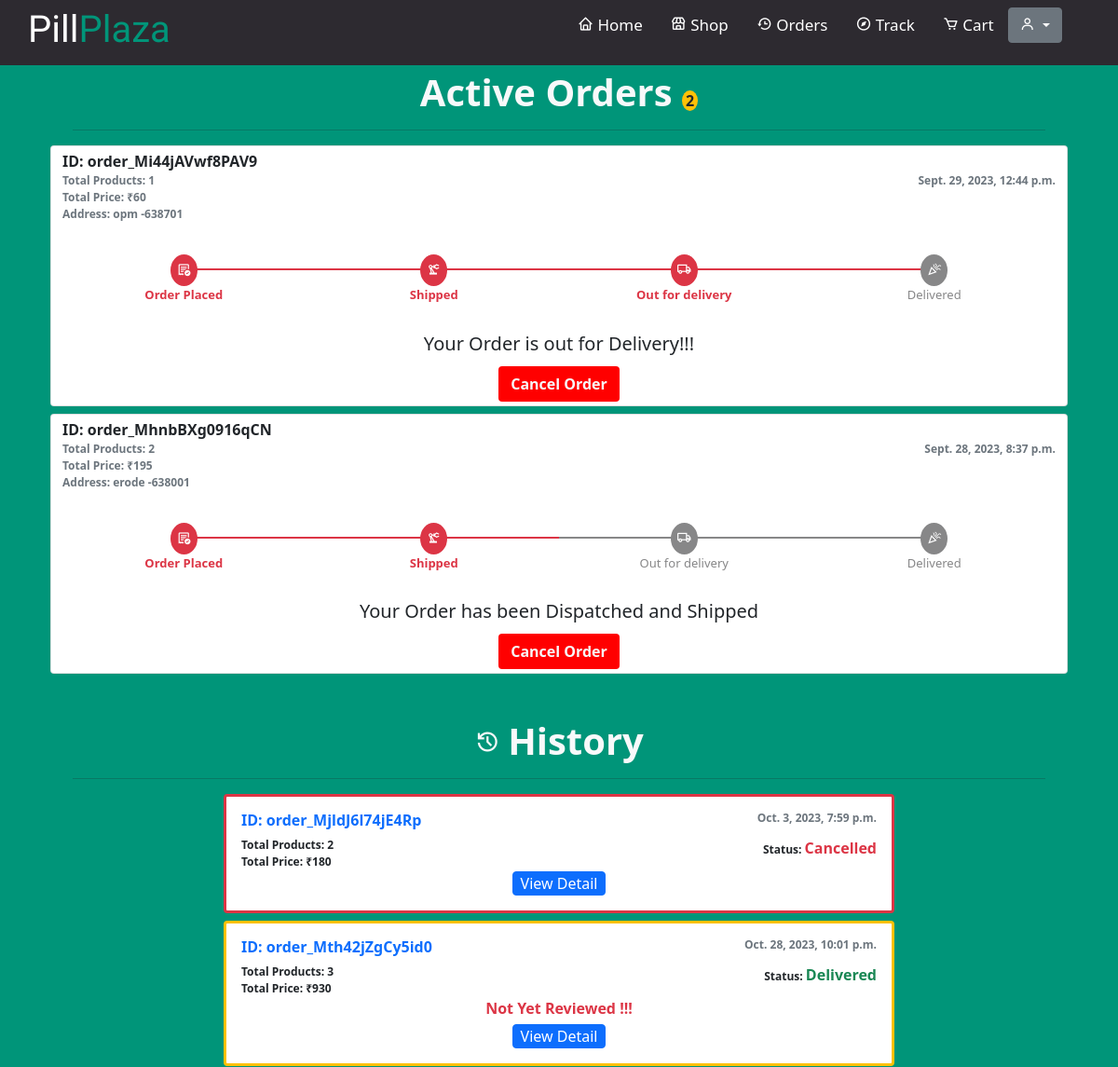
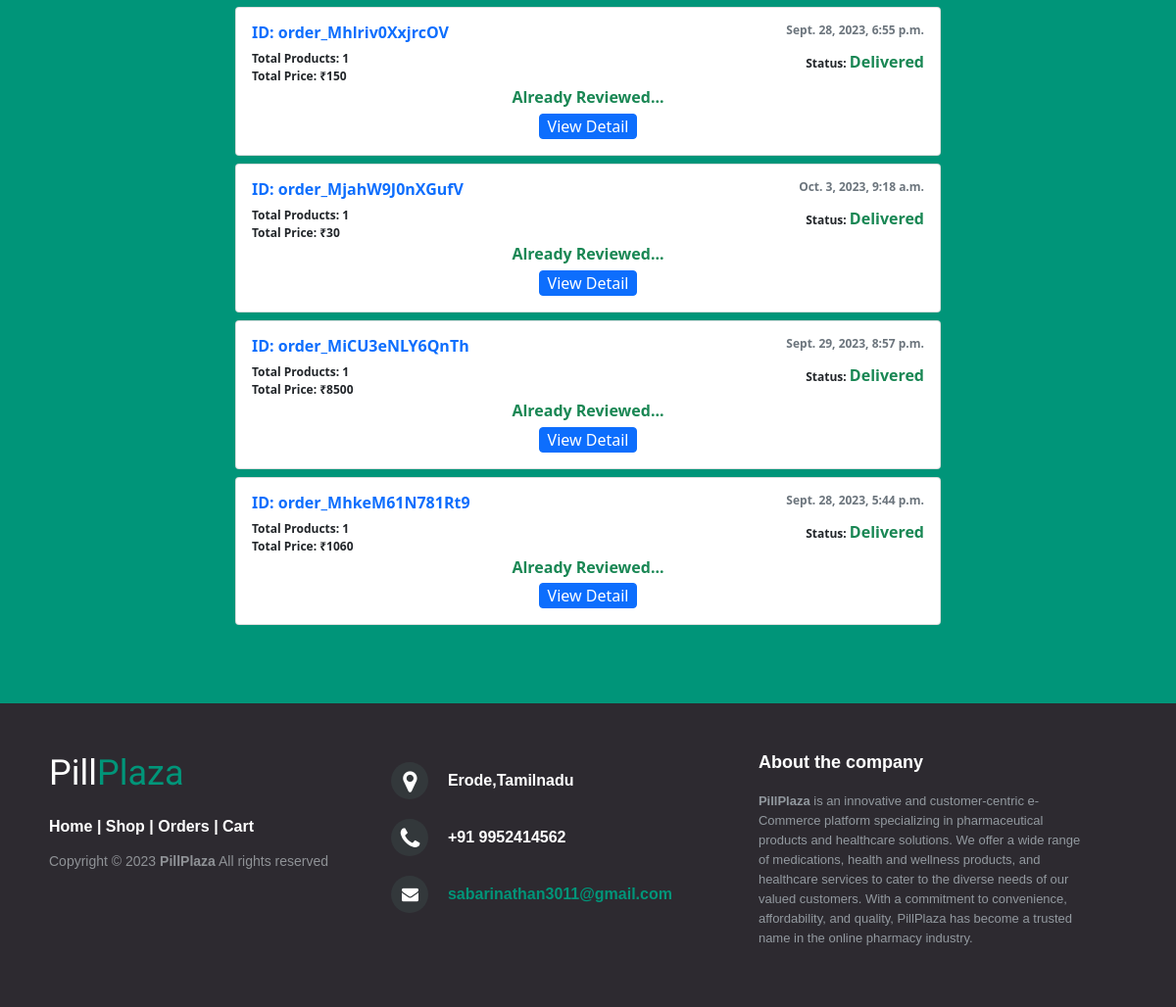
Page /orders/ (signed in) on the committed database (2 pictures, top to bottom).
### app/models.py (models this page shows)
class Orders(models.Model):
    statusoption=(
        (1,'Active'),
        (2,'Dispatched'),
        (3,'Out For Delivery'),
        (4,'Delivered'),
        (5,'Declined')
    )
    user=models.ForeignKey(User, on_delete=models.CASCADE)
    orderid=models.CharField(max_length=100)
    totalprice=models.IntegerField(null=False,blank=False)
    totalproducts=models.IntegerField(null=False,blank=False)
    status=models.IntegerField(choices=statusoption,default=1,null=False,blank=False)
    address=models.TextField(max_length=300,null=False,blank=False)
    pincode=models.CharField(max_length=6,null=False,blank=False)
    contact=models.CharField(max_length=10,null=False,blank=False)
    created_at=models.DateTimeField(auto_now_add=True)
    updated_at=models.DateTimeField(auto_now=True)
    review=models.BooleanField(default=False)
    class Meta:
        ordering =('-updated_at',)
        verbose_name = "Order"
        verbose_name_plural = "Orders"

### app/views.py (the view)
# urls.py: path('orders/',views.order),
def order(req):
    if req.user.is_authenticated :
        order=Orders.objects.filter(user=req.user).exclude(status=4).exclude(status=5)
        previous=Orders.objects.filter(user=req.user).exclude(status=1).exclude(status=2).exclude(status=3)
        return render(req,"orders.html",{"order" : order,"previous" : previous,"ordercount" : order.count(),"pcount":previous.count()})
    return render(req,"orders.html")

### app/templates/orders.html (shortened to what this page needs)
<!DOCTYPE html>
{% extends 'base.html' %}
{% load static %}
{% block content %}
<html lang="en">
<head>
    <link href="https://cdn.jsdelivr.net/npm/bootstrap@5.3.2/dist/css/bootstrap.min.css" rel="stylesheet">
    <link href="https://cdn.jsdelivr.net/npm/bootstrap@5.0.2/dist/css/bootstrap.min.css" rel="stylesheet">
    <link rel="stylesheet" href="{% static 'css/orders.css'%}">
</head>
<body class="" style="background-color :#009579">
    <div class="container-sm " style="background-color :#009579" id="opener">
        {% if user.is_authenticated %}
        <div class="container">
            <h1 class="text-center text-light fw-bold ">Active Orders
                <span class="rounded-circle bg-warning fs-6 px-1 text-dark"> {{ordercount}}</span>
            </h1>
        <hr class="text-dark">
        </div>
        {% if  ordercount == 0 %}
        <div class="bg-light p-2 rounded-pill w-100 my-2 container text-center">
            <h4>No Active Orders</h4>
            <a href="/shop" class="btn btn-primary" type="button">Shop Now</a>
        </div>
        {% else %}
        {% for i in order %}
        <a href="/invoice/{{i.orderid}}" class="text-decoration-none" >
            <div class="card card-timeline px-2 rounded-6 w-100 my-2 ">
                <div class="p-1">
                    <p class="fw-bold m-0">ID: {{i.orderid}}</p>
                    <p class="fw-bold text-secondary m-0 float-sm-end"  style="font-size:12px;">{{i.created_at}}</p>
                    <p class="fw-bold text-secondary m-0  "  style="font-size:12px;">Total Products: {{i.totalproducts}}</p>
                    <p class="fw-bold text-secondary m-0 "  style="font-size:12px;">Total Price: &#8377;{{i.totalprice}}</p>
                <p class="fw-bold text-secondary m-0 "  style="font-size:12px;">Address: {{i.address}} -{{i.pincode}}</p>
            </div>
            <ul class="bs4-order-tracking">
                <li class="step
                            {% if i.status > 0%}
                            active
                            {% endif %}
                ">
                    <div>
                        <i class="bi bi-truck"><span class="material-symbols-outlined text-center pt-2 fs-6">
                            </span></i>
                    </div> Order Placed
                </li>
                    <li class="step {% if i.status > 1%}
                        active
                        {% endif %}">
                        <div><i class="">
                            <span class="material-symbols-outlined text-center pt-2 fs-6">
                            </span>
                        </i>
                    </div>Shipped</li> <li class="step {% if i.status > 2 %}
                        active
                        {% endif %}">
                        <div>
                            <i class="bi bi-truck"><span class="material-symbols-outlined text-center pt-2 fs-6">
                            </span></i>
                        </div> Out for delivery </li>
                        <li class="step "> <div>
                                <i class="fas  "><span class="material-symbols-outlined text-center pt-2 fs-6">
                                </span></i></div> Delivered </li>
                            </ul>
                            <h5 class="text-center">
                                {% if i.status == 1 %} Your Order has been Placed successfully
                                {% elif i.status == 2 %}
                                Your Order has been Dispatched and Shipped
                            {% elif i.status == 3 %}
Your Order is out for Delivery!!!
                            {% endif %}
                        </h5>
                        <form action="/cancel/" method="post" class="text-center">
                            <button  class="btn mx-auto my-1 text-light fw-bold" type="submit" style="background-color: red;">Cancel Order</button>
                        </form>
                    </div>
                </a>
                    {% endfor %}
                    {% endif %}
                    {% if pcount > 0 %}
                    <div class="container">
                        <h1 class="text-center text-light fw-bold mt-5">
                            <span class="material-symbols-outlined me-2 fs-3">
                            </span>History
                        </h1>
                        <hr class="text-dark">
                    </div>
                    {% for i in previous %}
                    <a href="/invoice/{{i.orderid}}" class="text-decoration-none" >
                    <div class="card mx-auto my-2
                    {% if not i.review and i.status != 5%}
                    border-3 border-warning
                    {% elif i.status == 5%}
                    border-3 border-danger
                    {% endif %}
         " style="max-width:90vh">
                        <div class="card-body">
                          <h6 class="card-title fw-bold">ID: {{i.orderid}}
                            <p class="fw-bold text-secondary m-0 float-end"  style="font-size:12px;">{{i.created_at}}</p>
                          </h6>
                          <p class="fw-bold text-dark m-0 float-sm-end"  style="font-size:12px;">Status:
                            {% if i.status == 4 %}
                            <span class="text-success fs-6 "> Delivered</span>
                            {% elif i.status == 5  %}
                            <span class="text-danger fs-6 ">Cancelled</span>
                            {% endif %}
                          </p>
                          <p class="fw-bold text-dark m-0 "  style="font-size:12px;">Total Products: {{i.totalproducts}}</p>
                          <p class="fw-bold text-dark m-0"  style="font-size:12px;">Total Price: &#8377;{{i.totalprice}}</p>
                          <div class="text-center">
                            {% if  i.review%}
                            <p class="fw-bold mb-1 text-success">Already Reviewed...</p>
                            {% elif i.status != 5 %}
                            <p class="fw-bold mb-1 text-danger">Not Yet Reviewed !!!</p>
                            {% endif %}
                              <a href="/invoice/{{i.orderid}}" class="btn btn-primary py-0 px-2" type="button">View Detail</a>
                            </div>
                        </div>
                    </div>
                </a>
                    {% endfor %}
                    {% endif %}
{% endif %}
    </div>
</body>
</html>
    {% endblock  %}

### app/static/css/orders.css (style rules this page uses)
body { vertical-align: middle; }
#opener { min-height:70vh; padding-top: 75px; }
.bs4-order-tracking { margin-bottom: 30px;overflow: hidden;color: #878788;padding-left: 0px;margin-top: 30px }
.bs4-order-tracking li { list-style-type: none;font-size: 13px;width: 25%;float: left;position: relative;font-weight: 400;color: #878788;text-align: center }
.bs4-order-tracking li:first-child:before { margin-left: 15px !important;padding-left: 11px !important;text-align : left !important }
.bs4-order-tracking li:last-child:before { margin-right: 5px !important;padding-right: 11px !important;text-align : right !important }
.bs4-order-tracking li>div { color: #fff;width: 29px;text-align: center;line-height: 29px;display: block;font-size: 12px;background: #878788;border-radius: 50%;margin: auto }
.bs4-order-tracking li:after { content: '';width: 150%;height: 2px;background: #878788;position: absolute;left: 0%;right: 0%;top: 15px;z-index: -1 }
.bs4-order-tracking li:first-child:after { left: 50% }
.bs4-order-tracking li:last-child:after { left: 0%!important;width: 0% !important }
.bs4-order-tracking li.active { font-weight: bold;color: #dc3545 }
.bs4-order-tracking li.active>div { background: #dc3545 }
.bs4-order-tracking li.active:after { background: #dc3545 }
.card-timeline { background-color: #fff;z-index: 0 }

### rows in the picture
Orders: orderid "order_Mi44jAVwf8PAV9", created_at "Sept. 29, 2023, 12:44 p.m.", totalproducts "1", totalprice "60", address "opm", pincode "638701", status "Your Order is out for Delivery!!!"
Orders: orderid "order_MhnbBXg0916qCN", created_at "Sept. 28, 2023, 8:37 p.m.", totalproducts "2", totalprice "195", address "erode", pincode "638001", shows "Your Order has been Dispatched and Shipped"
Orders: orderid "order_MjldJ6l74jE4Rp", created_at "Oct. 3, 2023, 7:59 p.m.", status "Cancelled", totalproducts "2", totalprice "180"
Orders: orderid "order_Mth42jZgCy5id0", created_at "Oct. 28, 2023, 10:01 p.m.", status "Delivered", totalproducts "3", totalprice "930", review "Not Yet Reviewed !!!"
Orders: orderid "order_Mhlriv0XxjrcOV", created_at "Sept. 28, 2023, 6:55 p.m.", status "Delivered", totalproducts "1", totalprice "150", review "Already Reviewed..."
Orders: orderid "order_MjahW9J0nXGufV", created_at "Oct. 3, 2023, 9:18 a.m.", status "Delivered", totalproducts "1", totalprice "30", review "Already Reviewed..."
Orders: orderid "order_MiCU3eNLY6QnTh", created_at "Sept. 29, 2023, 8:57 p.m.", status "Delivered", totalproducts "1", totalprice "8500", review "Already Reviewed..."
Orders: orderid "order_MhkeM61N781Rt9", created_at "Sept. 28, 2023, 5:44 p.m.", status "Delivered", totalproducts "1", totalprice "1060", review "Already Reviewed..."

### other values in the picture
{{ ordercount }} "2"
